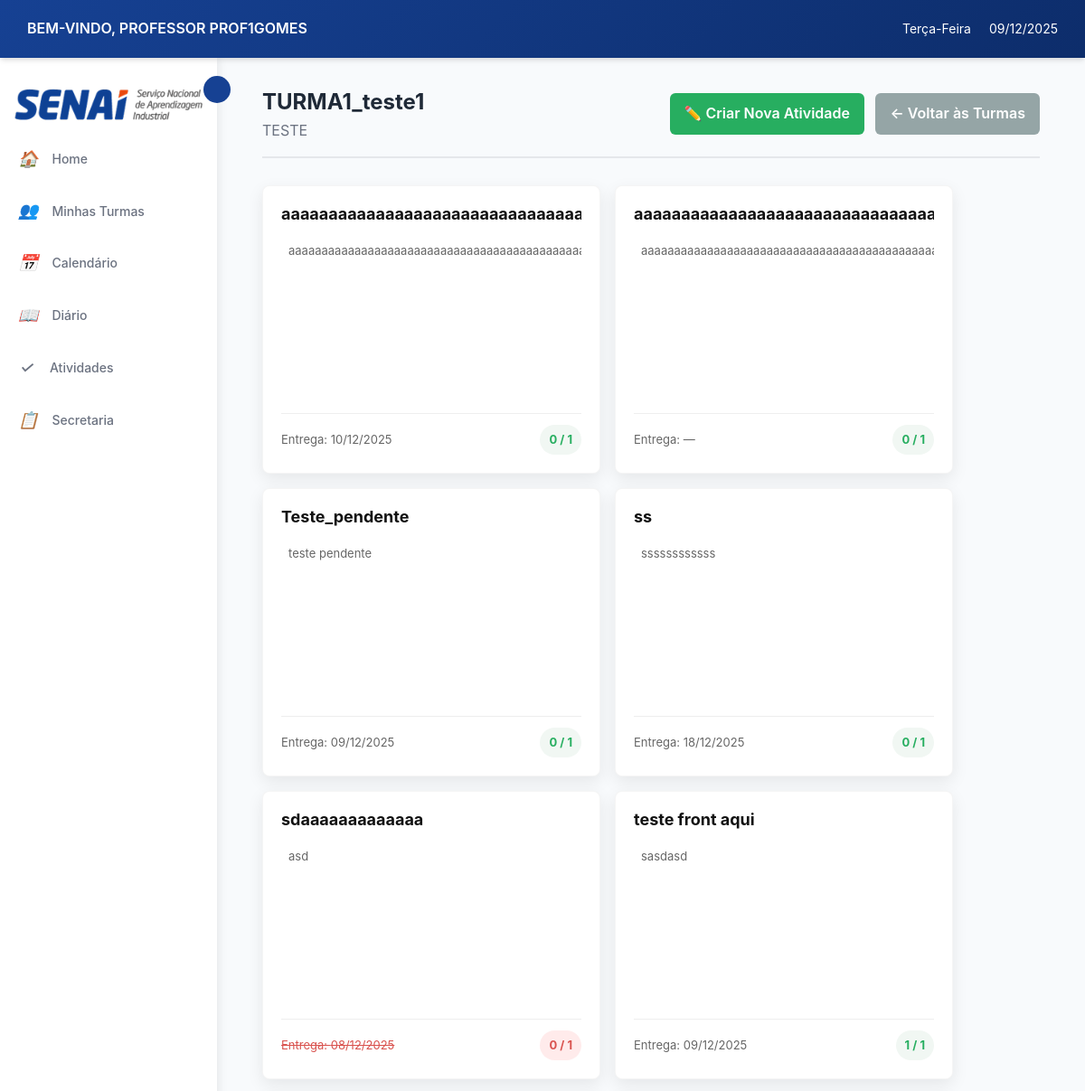
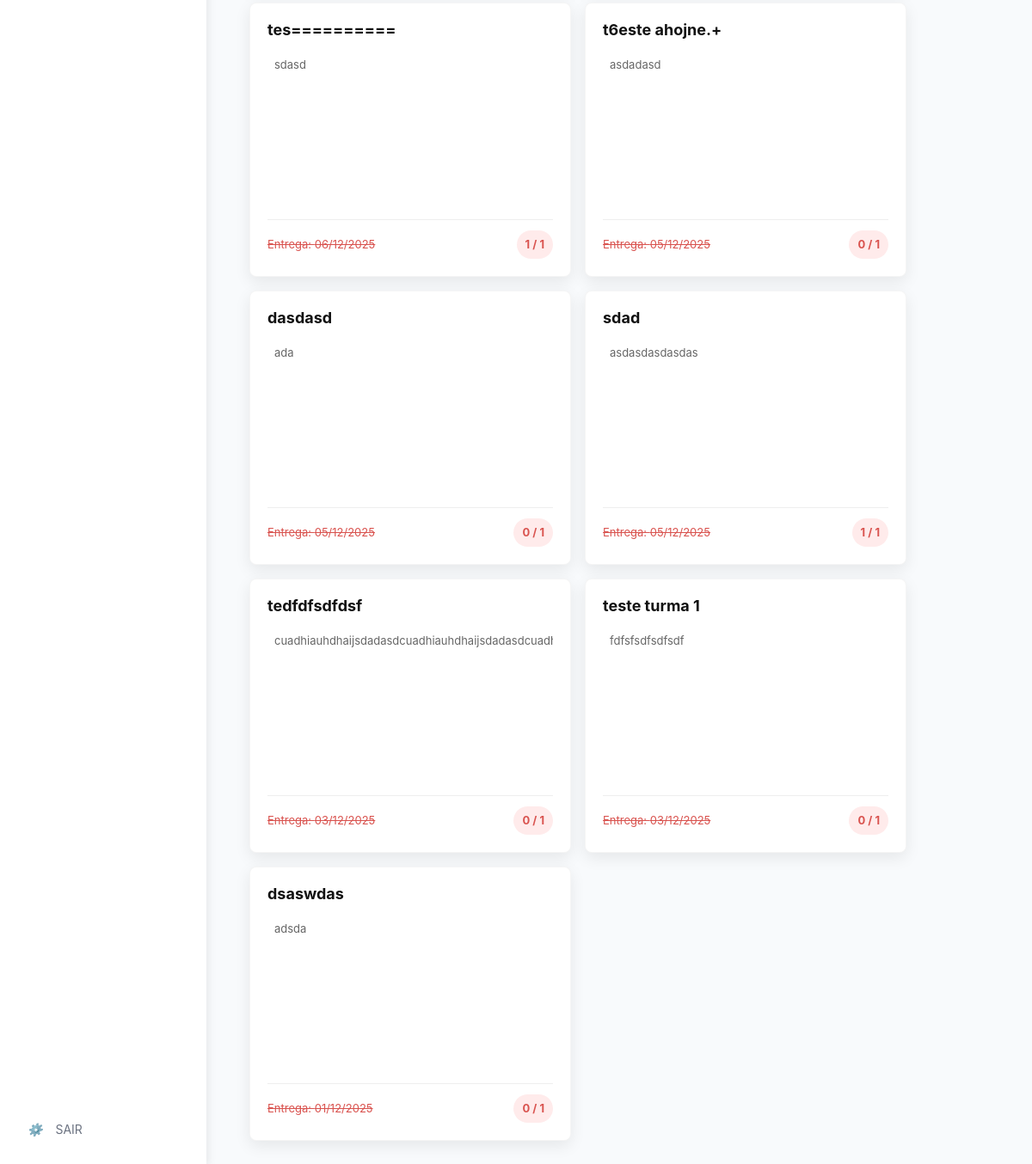
/professor/turma/1/atividades/ (signed in), run on the app's committed database (2 pictures, top to bottom).
### login/models.py (models this page shows, shortened)
class Usuario(AbstractUser):
    TIPO_USUARIO = [
        ('aluno', 'Aluno'),
        ('professor', 'Professor'),
        ('secretaria', 'Secretaria'),
    ]
    usuario_id = models.AutoField(primary_key=True)
    nome = models.CharField('Nome', max_length=100, blank=True, null=True)
    sobrenome = models.CharField('Sobrenome', max_length=100, blank=True, null=True)
    email = models.EmailField('E-mail', unique=True, default=None)
    data_nascimento = models.DateField('Data de Nascimento', blank=True, null=True)
    contato = models.CharField(max_length=20, unique=True, blank=True, null=True)
    cpf = models.CharField(max_length=14, unique=True, blank=True, null=True)
    endereco = models.TextField('Endereço', blank=True, null=True)
    tipo = models.CharField(max_length=10, choices=TIPO_USUARIO)
    USERNAME_FIELD = 'email'
    REQUIRED_FIELDS = ['nome','sobrenome','cpf', 'tipo', 'username']
    class Meta:
        db_table = 'Usuario'

### cursos/models.py (models this page shows, shortened)
class Turma(models.Model):
    TIPO_AULA = [
        ('presencial', 'Presencial'),
        ('semi', 'Semi-presencial'),
        ('ead', 'EAD'),
    ]
    turma_id = models.AutoField(primary_key=True)
    nome = models.CharField(max_length=100, null=True, blank=True)
    curso = models.ForeignKey(Curso, on_delete=models.CASCADE)
    professor = models.ForeignKey('login.professor', on_delete=models.SET_NULL,  # Ou models.SET_DEFAULT
        null=True,                  # Permite NULL
        blank=True,
        default=None)
    data_inicio = models.DateField()
    data_fim = models.DateField( null=True, blank=True)
    dias_semana = models.CharField(max_length=50)
    entrada_horas = models.CharField(max_length=100, null=True, blank=True)
    saida_horas = models.CharField(max_length=100, null=True, blank=True)
    tipo = models.CharField(max_length=10, choices=TIPO_AULA)
    status = models.BooleanField(default=True)
    class Meta:
        db_table = 'Turma'

class Curso(models.Model):
    nome = models.CharField(max_length=150, unique=True, verbose_name="Nome do Curso", default="Sem Nome")
    descricao = models.TextField(blank=True, verbose_name="Descrição")
    carga_horaria = models.PositiveIntegerField(verbose_name="Carga Horária (h)", default=40)
    ativo = models.BooleanField(default=True, verbose_name="Ativo")
    disciplinas = models.ManyToManyField('Disciplina', through='GradeCurricular', blank=True, related_name='cursos')
    class Meta:
        verbose_name = "curso"
        verbose_name_plural = "cursos"
        ordering = ["nome"]

### atividades/models.py (models this page shows)
class Atividade(models.Model):
    TIPO_ARQUIVO = [
        ('pdf', 'PDF'),
        ('doc', 'DOC'),
        ('docx', 'DOCX'),
        ('imagem', 'Imagem'),
        ('outro', 'Outro'),
    ]
    atividade_id = models.AutoField(primary_key=True)
    turma = models.ForeignKey('cursos.Turma', on_delete=models.CASCADE)
    tipo = models.ForeignKey(TipoAtividade, on_delete=models.SET_NULL, null=True, blank=True) # Novo campo
    titulo = models.CharField(max_length=200)
    descricao = models.TextField(blank=True, null=True)
    tipo_material = models.CharField(max_length=10, choices=TIPO_ARQUIVO, blank=True, null=True)
    url_material = models.URLField(blank=True, null=True)
    arquivo = models.FileField(upload_to='atividades_files/', blank=True, null=True)
    data_entrega = models.DateTimeField(blank=True, null=True)
    class Meta:
        db_table = 'Atividades'

### professor/views.py (the view)
# urls.py: path('turma/<int:turma_id>/atividades/', views.listar_atividades, name='listar_atividades'),
@login_required
@professor_required
def listar_atividades(request, turma_id):
    professor = Professor.objects.get(usuario=request.user)
    turma = get_object_or_404(Turma, turma_id=turma_id, professor=professor)
    atividades = Atividade.objects.filter(turma=turma).order_by('-atividade_id')
    atividades_info = []
    total_alunos = Matricula.objects.filter(turma=turma).count()
    for atividade in atividades:
        entregues_qs = AtividadeEntregue.objects.filter(atividade=atividade)
        entregues_count = entregues_qs.count()
        hoje = timezone.now().date()
        data_entrega = None
        if atividade.data_entrega:
            if isinstance(atividade.data_entrega, datetime.datetime):
                data_entrega = atividade.data_entrega.date()
            else:
                data_entrega = atividade.data_entrega
        atrasada = data_entrega and data_entrega < hoje
        atividades_info.append({
            'atividade': atividade,
            'entregues_count': entregues_count,
            'total_alunos': total_alunos,
            'atrasada': atrasada,
        })
    context = {
        'turma': turma,
        'atividades_info': atividades_info
    }
    return render(request, 'professor/listar_atividades.html', context)

### professor/templates/professor/listar_atividades.html (shortened to what this page needs)
{% extends 'professor/base.html' %}
{% load static %}
{% block content %}
<div class="dashboard-container">
    <div class="content-header" style="display: flex; justify-content: space-between; align-items: center; ">
        <div class="content">
            <h2>{{ turma.nome }}</h2>
            <p class="text-muted">{{ turma.curso.descricao }}</p>
        </div>
        <div>
            <a href="{% url 'atividades:adicionar_atividade' %}?turma={{ turma.turma_id }}" class="btn-primary-green">
                ✏️ Criar Nova Atividade
            </a>
            <a href="{% url 'professor:turmas_por_curso' turma.curso.id %}" class="btn-secondary-gray">
                ← Voltar às Turmas
            </a>
        </div>
    </div>
    {% if atividades_info %}
    <div class="atividades-container">
        {% for info in atividades_info %}
        {% with atividade=info.atividade %}
        <a href="{% url 'professor:atividade_detalhe' turma.turma_id atividade.atividade_id %}" class="atividade-card-link">
            <div class="atividade-card">
                <div class="atividade-card-top">
                    <h3 class="atividade-card-titulo">{{ atividade.titulo }}</h3>
                    <p class="atividade-card-descricao">{{ atividade.descricao }}</p>
                </div>
                <div class="atividade-card-bottom">
                    <small class="atividade-card-data {% if info.atrasada %}data-atrasada{% endif %}">
                        Entrega: {% if atividade.data_entrega %}{{ atividade.data_entrega|date:"d/m/Y" }}{% else %}—{% endif %}
                    </small>
                    <span class="atividade-card-badge {% if info.atrasada %}badge-atrasada{% endif %}">
                        {{ info.entregues_count }} / {{ info.total_alunos }}
                    </span>
                </div>
            </div>
        </a>
        {% endwith %}
        {% endfor %}
    </div>
    {% endif %}
</div>
{% endblock %}

### professor/templates/professor/base.html (shortened to what this page needs)
{% load static %}
<!DOCTYPE html>
<html lang="pt-br">
<head>
    <link rel="stylesheet" href="{% static 'professor/css/style.css' %}">
</head>
<body>
    <header class="header">
        <div class="header-left">
            <span class="welcome-text">BEM-VINDO, PROFESSOR {{ user.get_full_name|default:user.username|upper }}</span>
        </div>
        <div class="header-right">
            <span class="weekday" id="currentWeekday"></span>
            <span class="date" id="currentDate"></span>
        </div>
    </header>
    <main class="main-container">
        <aside class="sidebar" id="sidebar">
            <img src="{% static 'professor/img/senai_logo.png' %}" alt="SENAI" id="senai-logo-sidebar">
            <button class="sidebar-toggle" id="sidebarToggle"></button>
            <ul class="sidebar-menu">
                <li>
                    <a href="{% url 'professor:home' %}">
                        <i>🏠</i>
                        <span>Home</span>
                    </a>
                </li>
                <li>
                    <a href="{% url 'professor:listar_cursos' %}">
                        <i>👥</i>
                        <span>Minhas Turmas</span>
                    </a>
                </li>
                <li>
                    <a href="{% url 'professor:calendario' %}">
                        <i>📅</i>
                        <span>Calendário</span>
                    </a>
                </li>
                <li>
                    <a href="{% url 'diario:lista_turmas_diario' %}">
                        <i>📖</i>
                        <span>Diário</span>
                    </a>
                </li>
                <li>
                    <a href="{% url 'atividades:home' %}">
                        <i>✓</i>
                        <span>Atividades</span>
                    </a>
                </li>
                <li>
                    <a href="{% url 'solicitacao:solicitacaoList' %}">
                        <i>📋</i>
                        <span>Secretaria</span>
                    </a>
                </li>
            </ul>
            <div class="sidebar-footer">
                <a href="{% url 'logout' %}">
                    <i>⚙️</i>
                    <span>SAIR</span>
                </a>
            </div>
        </aside>
        <div class="content-area">
            {% block content %}
            {% endblock %}
        </div>
    </main>
</body>
</html>

### professor/static/professor/css/style.css (style rules this page uses)
:root { --azul-principal: #164193; --azul-escuro: #0d2d6b; --azul-claro: #3D7AFF; --azul-suave: #E8EFFD; --azul: #164193; --laranja: #E7490F; --laranja-claro: #ff6b35; --cinza-escuro: #1F2937; --cinza-medio: #6B7280; --cinza-claro: #9CA3AF; --cinza-borda: #E5E7EB; --bg-claro: #F8FAFC; --branco: #FFFFFF; --verde: #27ae60; --vermelho: #e74c3c; --amarelo: #f39c12; --sombra: 0 4px 6px -1px rgba(0, 0, 0, 0.1), 0 2px 4px -1px rgba(0, 0, 0, 0.06); --sombra-hover: 0 20px 25px -5px rgba(0, 0, 0, 0.1), 0 10px 10px -5px rgba(0, 0, 0, 0.04); }
* { margin: 0; padding: 0; box-sizing: border-box; }
body { font-family: 'Inter', 'Segoe UI', sans-serif; background-color: var(--bg-claro); color: var(--cinza-escuro); line-height: 1.6; display: flex; flex-direction: column; min-height: 100vh; }
.header { display: flex; justify-content: space-between; align-items: center; background: linear-gradient(135deg, var(--azul-principal) 0%, var(--azul-escuro) 100%); color: var(--branco); padding: 12px 30px; box-shadow: var(--sombra); position: sticky; top: 0; z-index: 100; }
.header-left { display: flex; align-items: center; gap: 0px; }
.welcome-text { font-weight: 600; font-size: 16px; }
.header-right { display: flex; align-items: center; gap: 20px; }
.weekday, .date { font-size: 14px; }
.main-container { display: flex; flex: 1; overflow: hidden; }
.sidebar { width: 240px; background-color: var(--branco); box-shadow: 2px 0 10px rgba(0, 0, 0, 0.08); display: flex; flex-direction: column; padding: 20px 0; position: relative; transition: width 0.3s ease; z-index: 90; }
.sidebar-toggle { position: absolute; right: -15px; top: 20px; background-color: var(--azul-principal); border: none; color: var(--branco); width: 30px; height: 30px; border-radius: 50%; cursor: pointer; display: flex; align-items: center; justify-content: center; font-size: 14px; transition: all 0.3s ease; z-index: 101; }
.sidebar-menu { list-style: none; padding: 0; margin-top: 0px; }
.sidebar-menu li { margin: 5px 0; }
.sidebar-menu a { display: flex; align-items: center; gap: 15px; padding: 12px 20px; color: var(--cinza-medio); text-decoration: none; transition: all 0.3s ease; font-size: 14px; font-weight: 500; }
.sidebar-menu a i { font-size: 18px; min-width: 20px; text-align: center; }
.sidebar-footer { margin-top: auto; padding: 0 20px; }
.sidebar-footer a { display: flex; align-items: center; gap: 15px; padding: 12px; color: var(--cinza-medio); text-decoration: none; transition: all 0.3s ease; font-size: 14px; border-radius: 8px; }
.content-area { flex: 1; padding: 30px; overflow-y: auto; background-color: var(--bg-claro); }
.dashboard-container { margin: 0 auto; padding: 0 20px; }
.content-header { margin-bottom: 30px; padding-bottom: 15px; border-bottom: 2px solid var(--cinza-borda); }
.content-header .text-muted { color: var(--cinza-medio); font-size: 16px; }
.text-muted { color: var(--cinza-medio) !important; }

### data on the page
Usuario: get_full_name "PROF1GOMES"
Turma: nome "TURMA1_teste1", curso.descricao "TESTE"
Atividade: atividade.titulo "aaaaaaaaaaaaaaaaaaaaaaaaaaaaaa…", atividade.descricao "aaaaaaaaaaaaaaaaaaaaaaaaaaaaaaaaaaaaaaaaa…", atividade.data_entrega "10/12/2025", entregues_count "0", total_alunos "1"
Atividade: atividade.titulo "aaaaaaaaaaaaaaaaaaaaaaaaaaaaaa…", atividade.descricao "aaaaaaaaaaaaaaaaaaaaaaaaaaaaaaaaaaaaaaaaa…", entregues_count "0", total_alunos "1"
Atividade: atividade.titulo "Teste_pendente", atividade.descricao "teste pendente", atividade.data_entrega "09/12/2025", entregues_count "0", total_alunos "1"
Atividade: atividade.titulo "ss", atividade.descricao "ssssssssssss", atividade.data_entrega "18/12/2025", entregues_count "0", total_alunos "1"
Atividade: atividade.titulo "sdaaaaaaaaaaaaa", atividade.descricao "asd", atividade.data_entrega "08/12/2025", entregues_count "0", total_alunos "1"
Atividade: atividade.titulo "teste front aqui", atividade.descricao "sasdasd", atividade.data_entrega "09/12/2025", entregues_count "1", total_alunos "1"
Atividade: atividade.titulo "tes==========", atividade.descricao "sdasd", atividade.data_entrega "06/12/2025", entregues_count "1", total_alunos "1"
Atividade: atividade.titulo "t6este ahojne.+", atividade.descricao "asdadasd", atividade.data_entrega "05/12/2025", entregues_count "0", total_alunos "1"
Atividade: atividade.titulo "dasdasd", atividade.descricao "ada", atividade.data_entrega "05/12/2025", entregues_count "0", total_alunos "1"
Atividade: atividade.titulo "sdad", atividade.descricao "asdasdasdasdas", atividade.data_entrega "05/12/2025", entregues_count "1", total_alunos "1"
Atividade: atividade.titulo "tedfdfsdfdsf", atividade.descricao "cuadhiauhdhaijsdadasdcuadhiauhdhaijsdadasdc…", atividade.data_entrega "03/12/2025", entregues_count "0", total_alunos "1"
Atividade: atividade.titulo "teste turma 1", atividade.descricao "fdfsfsdfsdfsdf", atividade.data_entrega "03/12/2025", entregues_count "0", total_alunos "1"
Atividade: atividade.titulo "dsaswdas", atividade.descricao "adsda", atividade.data_entrega "01/12/2025", entregues_count "0", total_alunos "1"
